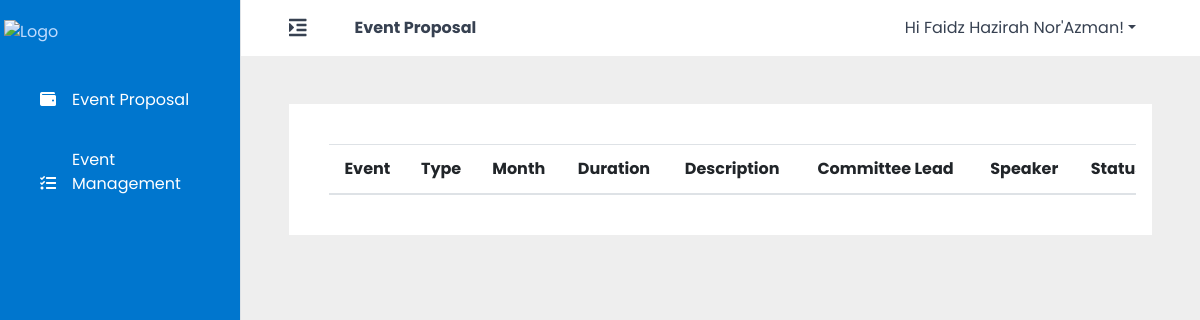
The page /app/cl/event_proposal (signed in) on the database as committed earlier.
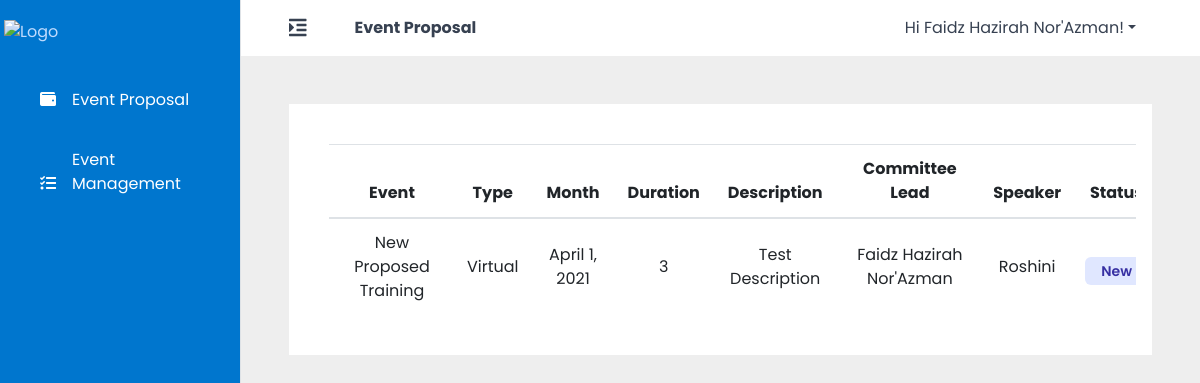
The same page on the database as committed later.
### main/models.py (models this page shows, shortened)
class EventProposal(models.Model):
    name = models.CharField(max_length=100)
    category = models.ForeignKey(
        'main.Category',
        on_delete=models.CASCADE,
        default=''
    )
    month = models.DateField(null=True, blank=True)
    duration = models.IntegerField(default=0)
    speaker = models.CharField(max_length=100, default='Not Set')
    description = models.TextField(max_length=5000, default='Not Set')
    virtual = models.BooleanField(default=False)
    prog_mgr = models.ForeignKey(
        settings.AUTH_USER_MODEL,
        on_delete=models.CASCADE,
        related_name='prog_mgr_proposal'
    )
    comm_lead = models.ForeignKey(
        settings.AUTH_USER_MODEL,
        on_delete=models.CASCADE,
        default=''
    )
    status_fk = models.ForeignKey(
        'main.Status',
        on_delete=models.CASCADE
    )

### account/models.py (models this page shows, shortened)
class Account(AbstractBaseUser, PermissionsMixin):
    username = None
    email = models.EmailField(max_length=60, unique=True)
    first_name = models.CharField(max_length=200, default="Not Set")
    last_name = models.CharField(max_length=200, default="Not Set")
    full_name = models.CharField(max_length=200, default="Not Set")
    phone_number = models.CharField(max_length=12, default="Not Set")
    department = models.ForeignKey("account.Department", on_delete=models.CASCADE)
    position = models.CharField(max_length=200, default="Not Set")
    role = models.ForeignKey("account.Role", on_delete=models.CASCADE)
    date_joined = models.DateTimeField(auto_now_add=True)
    last_login = models.DateTimeField(auto_now=True)
    is_active = models.BooleanField(default=True)
    is_staff = models.BooleanField(default=False)
    is_superuser = models.BooleanField(default=False)
    USERNAME_FIELD = 'email'
    REQUIRED_FIELDS = ['first_name', 'last_name', 'role', 'position', 'department']
    objects = AccountManager()

### account/decorators.py (the view)
		def wrapper_func(request, *args, **kwargs):
			if not request.user.is_authenticated:
				return redirect('unavailable_page')
			else:
				flag = False
				for i in range(len(allowed_role)):
					if request.user.role.role_name == allowed_role[i]:
						flag = True
				if (flag):
					return view_func(request, *args, **kwargs)
				else:
					return redirect('unavailable_page')

### main/views.py (called while the page is built)
@allowed_users(allowed_role=['Committee Lead'])
@login_required(login_url='login')
def cl_event_proposal(request):
    if request.method == 'POST':
        return redirect('cl_event_proposal')
    else:
        context = {
            'event_cat': Category.objects.all(),
            'cl_list': Account.objects.filter(role__role_name='Committee Lead'),
            'proposal_list': EventProposal.objects.filter(comm_lead=Account.objects.get(email=request.user.email)),
        }
        return render(request, 'cl_event_proposal.html', context)

### main/templates/cl_event_proposal.html (shortened to what this page needs)
{% extends "admin_base.html" %}
{% load static %}
    {% block page-title %}
    <h2>Event Proposal</h2>
    {% endblock %}
    {% block body %}
    <section class="m-5 bg-white p-3">
        <div class="dataTables_scroll">
            <table id="propose-table" class="table m-6 divide-y divide-gray-200 align-middle" style="width:100%;">
                <thead>
                    <tr>
                        <th>Event</th>
                        <th>Type</th>
                        <th>Month</th>
                        <th>Duration</th>
                        <th>Description</th>
                        <th>Committee Lead</th>
                        <th>Speaker</th>
                        <th>Status</th>
                    </tr>
                </thead>
                <tbody class="text-center">
                    {% for proposal in proposal_list %}
                    <tr>
                        <td>
                            <div>
                                {{ proposal.name }}
                            </div>
                        </td>
                        <td>
                            {% if proposal.virtual == True %}
                            Virtual
                            {% else %}
                            Physical
                            {% endif %}
                        </td>
                        <td>{{ proposal.month }}</td>
                        <td>{{ proposal.duration }}</td>
                        <td>{{ proposal.description }}</td>
                        <td>{{ proposal.comm_lead.full_name }}</td>
                        <td>{{ proposal.speaker }}</td>
                        <td>
                            {% if cl_event.status_fk.name == 'Completed' %}
                            <span
                                class="mt-2 text-sm px-2 inline-flex font-semibold rounded-md bg-green-100 text-green-800 px-3 py-1">Completed</span>
                            {% else %}
                            <span
                                class="mt-2 text-sm px-2 inline-flex font-semibold rounded-md bg-indigo-100 text-indigo-800 px-3 py-1">New</span>
                            {% endif %}
                        </td>
                    </tr>
                    {% endfor %}
                </tbody>
            </table>
        </div>
    </section>
    {% endblock %}

Rows that differ between the two databases and show on the page:
added EventProposal: name "New Proposed Training", virtual "Virtual", month "April 1, 2021", duration "3", description "Test Description", comm_lead.full_name "Faidz Hazirah Nor'Azman", speaker "Roshini"
